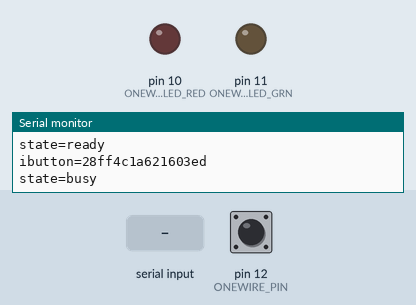
This sketch was run on a simulated Arduino Uno, built with avr-gcc and run on an emulated ATmega328P. Shown: output pins drawn as LEDs (lit = HIGH), the last lines printed to the serial monitor. The test bench sets the inputs (shaded band); at power-on: pin 12 (ONEWIRE_PIN) HIGH.

Above: at 1.2 s.
1.3 s: "l90\n" received over Serial
At 1.7 s:
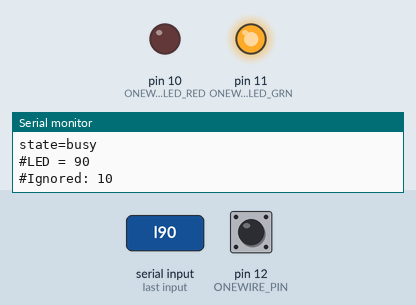
2.8 s: "R90\n" received over Serial
At 4.0 s:
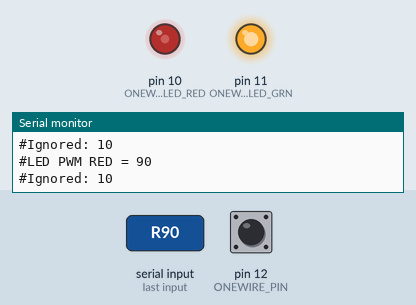
4.3 s: "G" received over Serial
At 6.0 s:
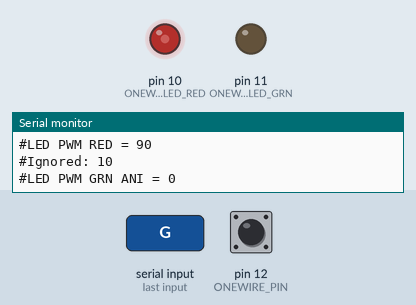
6.8 s: "l,45\n" received over Serial
At 7.1 s:
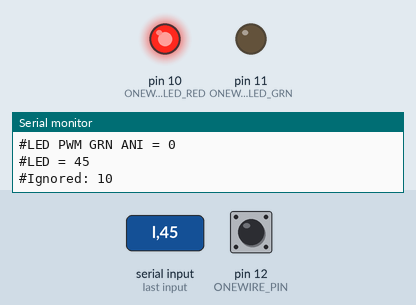
8.3 s: "R,45\n" received over Serial
At 9.5 s:
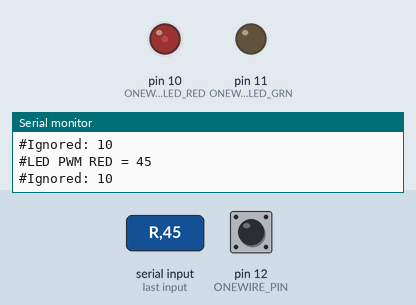
Timing chart, 0 to 10.8 s (numbered marks = the images above; inputs shaded):
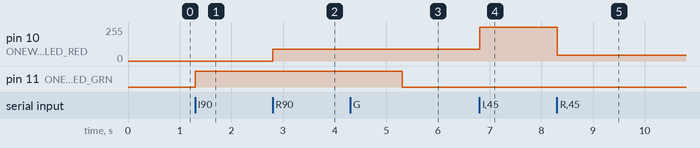

Measured:
- after the input at 1.3 s, pin 11 (ONEWIRE_LED_GRN): LOW → HIGH at once
- after the input at 2.8 s, pin 10 (ONEWIRE_LED_RED): 0/255 → 90/255 at once
- after the input at 4.3 s, pin 11 (ONEWIRE_LED_GRN): HIGH → LOW after 1.0 s
- after the input at 6.8 s, pin 10 (ONEWIRE_LED_RED): 90/255 → 255/255 at once
- after the input at 8.3 s, pin 10 (ONEWIRE_LED_RED): 255/255 → 45/255 at once

The sketch:

ibutton.ino
```cpp
#include <OneWire.h>

#define ONEWIRE_LED_RED 10
#define ONEWIRE_LED_GRN 11
#define ONEWIRE_PIN 12

#define UNIT_ID 7

OneWire ds(ONEWIRE_PIN);

unsigned long previousMillis = 0;
const unsigned long interval = 10; //Interval in milliseconds

void halt() {
  Serial.println("#Halting...");
  Serial.println("state=halted");
  while(1) delay(1);
}

void setup() {
  pinMode(ONEWIRE_LED_RED, OUTPUT);
  pinMode(ONEWIRE_LED_GRN, OUTPUT);

  Serial.begin(115200);
  Serial.println("id="+String(UNIT_ID));
  Serial.println("type=ibutton");
  Serial.println("state=booting");
  if (!digitalRead(ONEWIRE_PIN)) {
    Serial.println("error=onewire");
    halt();
  }
  Serial.println("boot=ok");
  Serial.println("state=ready");
}

bool newdevice = true;

uint8_t ledPos = 0;
bool ledDir = false;
uint8_t ledColor = false;

bool pollOneWire() {
  bool present = ds.reset();
  ds.skip();
  if (present) {
    uint8_t addr_in[8] = {0};
    uint8_t addr[8] = {0};
    if (ds.search(addr_in)) {
      if (newdevice) {
        if (ds.crc8( addr_in, 7) == addr_in[7]) {
          //Serial.println("state=ibutton");
          String idstring = "";
          for (uint8_t i = 0; i<8; i++) {
            idstring = idstring + ("0123456789abcdef"[addr_in[i]>>4]) + ("0123456789abcdef"[addr_in[i]&0xf]);
          }
          Serial.println("ibutton="+idstring);
        } else {
          Serial.println("nfe=crc");
        }
      }
      newdevice = false;
    } else {
      ds.reset_search();
    }
  } else {
    newdevice = true;
  }
  return !newdevice;
}

bool prevBusy = false;

void loop() {
 while (Serial.available()>0) {
      char c = Serial.read();
      switch(c) {
        case 'i':
          Serial.println("id="+String(UNIT_ID));
          break;

        case 'm':
          Serial.println("motors=0");
          break;

        case 't':
          Serial.println("type=ibutton");
          break;

        case 'l': {
          uint8_t color = Serial.parseInt();
          Serial.println("#LED = "+String(color));
          digitalWrite(ONEWIRE_LED_RED, color&0x01);
          digitalWrite(ONEWIRE_LED_GRN, (color&0x02) >> 1);
          break;
        }
        case 'R': {
          uint8_t color = Serial.parseInt();
          Serial.println("#LED PWM RED = "+String(color));
          analogWrite(ONEWIRE_LED_RED, color);
          break;
        }
        case 'G': {
          uint8_t color = Serial.parseInt();
          Serial.println("#LED PWM GRN ANI = "+String(color));
          analogWrite(ONEWIRE_LED_GRN, color);
          break;
        }
        case 'L': {
            uint8_t color = Serial.parseInt();
            Serial.println("#LED PWM GRN ANI = "+String(color));
            ledPos = 0;
            ledDir = false;
            ledColor = color;
            if (!(color & 0x02)) digitalWrite(ONEWIRE_LED_GRN, LOW);
            if (!(color & 0x01)) digitalWrite(ONEWIRE_LED_RED, LOW);
          break;
        }
        default:
          Serial.print("#Ignored: ");
          Serial.println((uint8_t) c);
      }
    }

  unsigned long currentMillis = millis();
  if (currentMillis - previousMillis > interval) {
    previousMillis = currentMillis;

    bool busy = pollOneWire();

    if (prevBusy!=busy) {
      prevBusy = busy;
      if (busy) {
        Serial.println("state=busy");
      } else {
        Serial.println("state=ready");
      }
    }

    if (ledColor > 0) {
      if (!ledDir) {
        ledPos+=1;
        if (ledPos>=126) ledDir = true;
      } else {
        ledPos-=1;
        if (ledPos<=2) ledDir = false;
      }
      if (ledColor&0x01) analogWrite(ONEWIRE_LED_RED, ledPos*2);
      if (ledColor&0x02) analogWrite(ONEWIRE_LED_GRN, ledPos*2);
    }
  }
}
```
